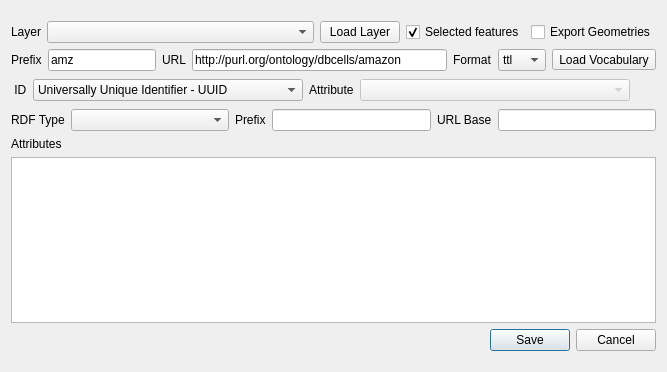
<?xml version="1.0" encoding="UTF-8"?>
<ui version="4.0">
 <class>Layer2TripleDialogBase</class>
 <widget class="QDialog" name="Layer2TripleDialogBase">
  <property name="geometry">
   <rect>
    <x>0</x>
    <y>0</y>
    <width>667</width>
    <height>372</height>
   </rect>
  </property>
  <property name="sizePolicy">
   <sizepolicy hsizetype="Preferred" vsizetype="Preferred">
    <horstretch>0</horstretch>
    <verstretch>2</verstretch>
   </sizepolicy>
  </property>
  <property name="windowTitle">
   <string>Layer2Triple</string>
  </property>
  <layout class="QGridLayout" name="gridLayout">
   <item row="0" column="0">
    <layout class="QVBoxLayout" name="formLayout">
     <item>
      <layout class="QVBoxLayout" name="verticalLayout_2">
       <property name="topMargin">
        <number>10</number>
       </property>
       <property name="bottomMargin">
        <number>10</number>
       </property>
       <item>
        <layout class="QHBoxLayout" name="horizontalLayout_3" stretch="0,0,0,0,0">
         <property name="topMargin">
          <number>0</number>
         </property>
         <item>
          <widget class="QLabel" name="label_3">
           <property name="sizePolicy">
            <sizepolicy hsizetype="Fixed" vsizetype="Preferred">
             <horstretch>0</horstretch>
             <verstretch>0</verstretch>
            </sizepolicy>
           </property>
           <property name="text">
            <string>Layer</string>
           </property>
          </widget>
         </item>
         <item>
          <widget class="QComboBox" name="comboLayer">
           <property name="sizePolicy">
            <sizepolicy hsizetype="Expanding" vsizetype="Fixed">
             <horstretch>0</horstretch>
             <verstretch>0</verstretch>
            </sizepolicy>
           </property>
          </widget>
         </item>
         <item>
          <widget class="QPushButton" name="button_load_layer">
           <property name="text">
            <string>Load Layer</string>
           </property>
          </widget>
         </item>
         <item>
          <widget class="QCheckBox" name="checkSelected">
           <property name="text">
            <string>Selected features</string>
           </property>
           <property name="checked">
            <bool>true</bool>
           </property>
          </widget>
         </item>
         <item>
          <widget class="QCheckBox" name="checkGeometries">
           <property name="text">
            <string>Export Geometries</string>
           </property>
          </widget>
         </item>
        </layout>
       </item>
       <item>
        <layout class="QHBoxLayout" name="horizontalLayout">
         <item>
          <widget class="QLabel" name="label">
           <property name="sizePolicy">
            <sizepolicy hsizetype="Fixed" vsizetype="Fixed">
             <horstretch>0</horstretch>
             <verstretch>0</verstretch>
            </sizepolicy>
           </property>
           <property name="text">
            <string>Prefix</string>
           </property>
          </widget>
         </item>
         <item>
          <widget class="QLineEdit" name="linePrefix">
           <property name="sizePolicy">
            <sizepolicy hsizetype="Fixed" vsizetype="Fixed">
             <horstretch>0</horstretch>
             <verstretch>0</verstretch>
            </sizepolicy>
           </property>
           <property name="text">
            <string>amz</string>
           </property>
          </widget>
         </item>
         <item>
          <widget class="QLabel" name="labelRDF">
           <property name="sizePolicy">
            <sizepolicy hsizetype="Fixed" vsizetype="Fixed">
             <horstretch>0</horstretch>
             <verstretch>0</verstretch>
            </sizepolicy>
           </property>
           <property name="text">
            <string>URL</string>
           </property>
          </widget>
         </item>
         <item>
          <widget class="QLineEdit" name="lineURL">
           <property name="sizePolicy">
            <sizepolicy hsizetype="Preferred" vsizetype="Fixed">
             <horstretch>0</horstretch>
             <verstretch>0</verstretch>
            </sizepolicy>
           </property>
           <property name="maximumSize">
            <size>
             <width>300</width>
             <height>16777215</height>
            </size>
           </property>
           <property name="text">
            <string>http://purl.org/ontology/dbcells/amazon</string>
           </property>
          </widget>
         </item>
         <item>
          <widget class="QLabel" name="label_2">
           <property name="sizePolicy">
            <sizepolicy hsizetype="Fixed" vsizetype="Preferred">
             <horstretch>0</horstretch>
             <verstretch>0</verstretch>
            </sizepolicy>
           </property>
           <property name="text">
            <string>Format</string>
           </property>
          </widget>
         </item>
         <item>
          <widget class="QComboBox" name="comboFormat">
           <property name="sizePolicy">
            <sizepolicy hsizetype="Fixed" vsizetype="Fixed">
             <horstretch>0</horstretch>
             <verstretch>0</verstretch>
            </sizepolicy>
           </property>
           <item>
            <property name="text">
             <string>ttl</string>
            </property>
           </item>
           <item>
            <property name="text">
             <string>xml</string>
            </property>
           </item>
          </widget>
         </item>
         <item>
          <widget class="QToolButton" name="buttonLoad">
           <property name="text">
            <string>Load Vocabulary</string>
           </property>
          </widget>
         </item>
        </layout>
       </item>
       <item>
        <layout class="QHBoxLayout" name="horizontalLayout_2">
         <item>
          <widget class="QLabel" name="labelID">
           <property name="sizePolicy">
            <sizepolicy hsizetype="Maximum" vsizetype="Fixed">
             <horstretch>0</horstretch>
             <verstretch>0</verstretch>
            </sizepolicy>
           </property>
           <property name="minimumSize">
            <size>
             <width>0</width>
             <height>0</height>
            </size>
           </property>
           <property name="text">
            <string> ID</string>
           </property>
          </widget>
         </item>
         <item>
          <widget class="QComboBox" name="comboID">
           <property name="sizePolicy">
            <sizepolicy hsizetype="Preferred" vsizetype="Fixed">
             <horstretch>0</horstretch>
             <verstretch>0</verstretch>
            </sizepolicy>
           </property>
           <property name="maximumSize">
            <size>
             <width>16777215</width>
             <height>16777215</height>
            </size>
           </property>
           <item>
            <property name="text">
             <string>Universally Unique Identifier - UUID</string>
            </property>
           </item>
           <item>
            <property name="text">
             <string>Layer Attribute</string>
            </property>
           </item>
          </widget>
         </item>
         <item>
          <widget class="QLabel" name="label_4">
           <property name="sizePolicy">
            <sizepolicy hsizetype="Fixed" vsizetype="Fixed">
             <horstretch>0</horstretch>
             <verstretch>0</verstretch>
            </sizepolicy>
           </property>
           <property name="text">
            <string>Attribute</string>
           </property>
          </widget>
         </item>
         <item>
          <widget class="QComboBox" name="comboBox">
           <property name="enabled">
            <bool>false</bool>
           </property>
          </widget>
         </item>
         <item>
          <spacer name="horizontalSpacer_3">
           <property name="orientation">
            <enum>Qt::Horizontal</enum>
           </property>
           <property name="sizeType">
            <enum>QSizePolicy::Fixed</enum>
           </property>
           <property name="sizeHint" stdset="0">
            <size>
             <width>26</width>
             <height>26</height>
            </size>
           </property>
          </spacer>
         </item>
        </layout>
       </item>
       <item>
        <layout class="QHBoxLayout" name="horizontalLayout_4">
         <property name="topMargin">
          <number>0</number>
         </property>
         <item>
          <widget class="QLabel" name="label_5">
           <property name="sizePolicy">
            <sizepolicy hsizetype="Maximum" vsizetype="Minimum">
             <horstretch>0</horstretch>
             <verstretch>0</verstretch>
            </sizepolicy>
           </property>
           <property name="text">
            <string>RDF Type</string>
           </property>
          </widget>
         </item>
         <item>
          <widget class="QComboBox" name="comboRDFType">
           <property name="sizePolicy">
            <sizepolicy hsizetype="Expanding" vsizetype="Fixed">
             <horstretch>0</horstretch>
             <verstretch>0</verstretch>
            </sizepolicy>
           </property>
          </widget>
         </item>
         <item>
          <widget class="QLabel" name="label_7">
           <property name="text">
            <string>Prefix</string>
           </property>
          </widget>
         </item>
         <item>
          <widget class="QLineEdit" name="linePrefix2"/>
         </item>
         <item>
          <widget class="QLabel" name="label_6">
           <property name="text">
            <string>URL Base</string>
           </property>
          </widget>
         </item>
         <item>
          <widget class="QLineEdit" name="lineURLBase"/>
         </item>
        </layout>
       </item>
       <item>
        <widget class="QLabel" name="atributos">
         <property name="sizePolicy">
          <sizepolicy hsizetype="Preferred" vsizetype="Fixed">
           <horstretch>0</horstretch>
           <verstretch>0</verstretch>
          </sizepolicy>
         </property>
         <property name="text">
          <string>Attributes</string>
         </property>
        </widget>
       </item>
       <item>
        <widget class="QTableWidget" name="tableAttributes">
         <property name="sizePolicy">
          <sizepolicy hsizetype="Preferred" vsizetype="Preferred">
           <horstretch>0</horstretch>
           <verstretch>0</verstretch>
          </sizepolicy>
         </property>
        </widget>
       </item>
       <item>
        <layout class="QHBoxLayout" name="horizontalLayout_5">
         <item>
          <spacer name="horizontalSpacer">
           <property name="orientation">
            <enum>Qt::Horizontal</enum>
           </property>
           <property name="sizeHint" stdset="0">
            <size>
             <width>40</width>
             <height>20</height>
            </size>
           </property>
          </spacer>
         </item>
         <item>
          <widget class="QDialogButtonBox" name="buttonBox">
           <property name="standardButtons">
            <set>QDialogButtonBox::Cancel|QDialogButtonBox::Save</set>
           </property>
          </widget>
         </item>
        </layout>
       </item>
      </layout>
     </item>
    </layout>
   </item>
  </layout>
 </widget>
 <resources/>
 <connections/>
</ui>
